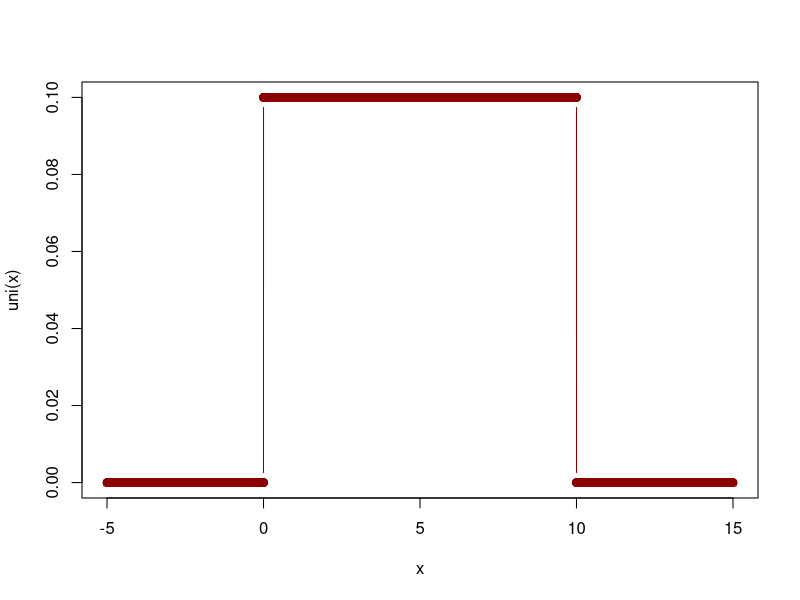
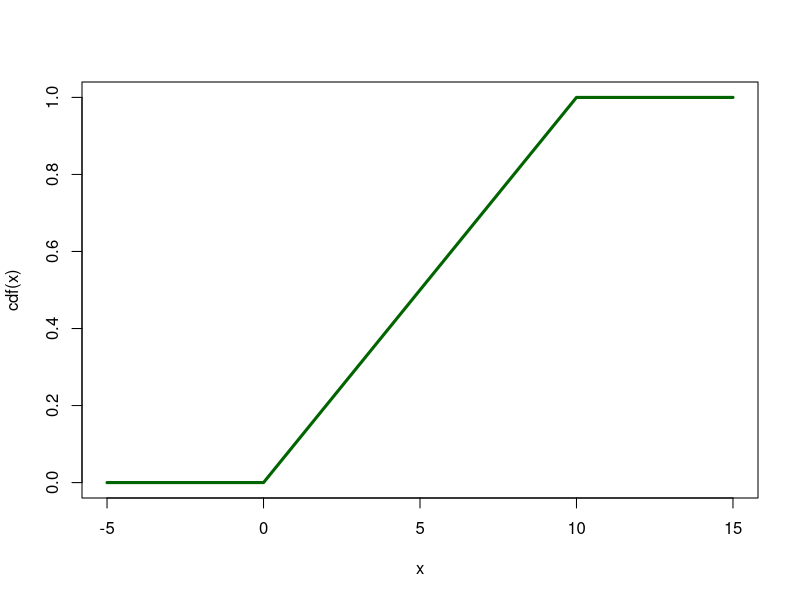
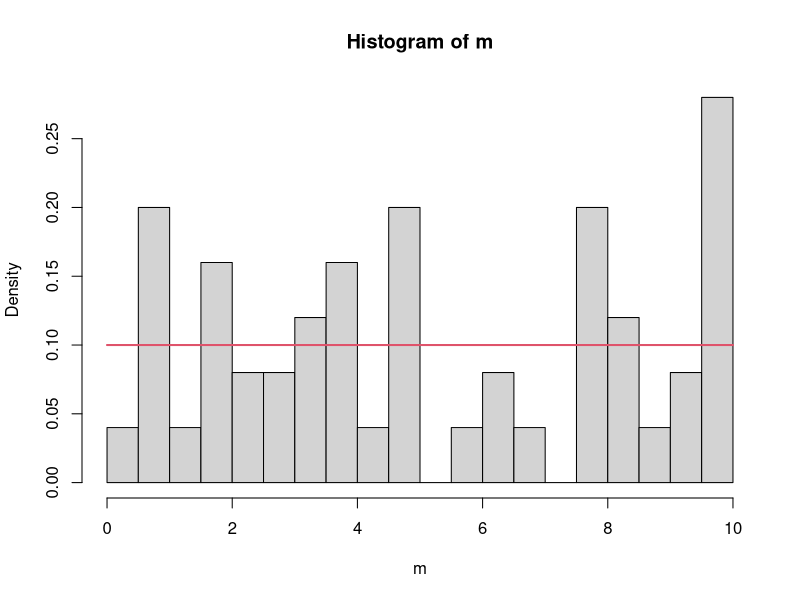
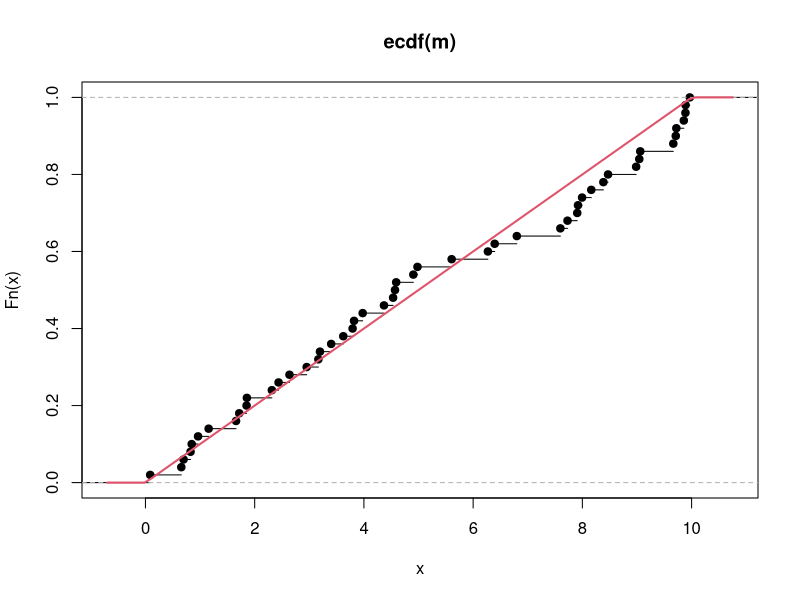
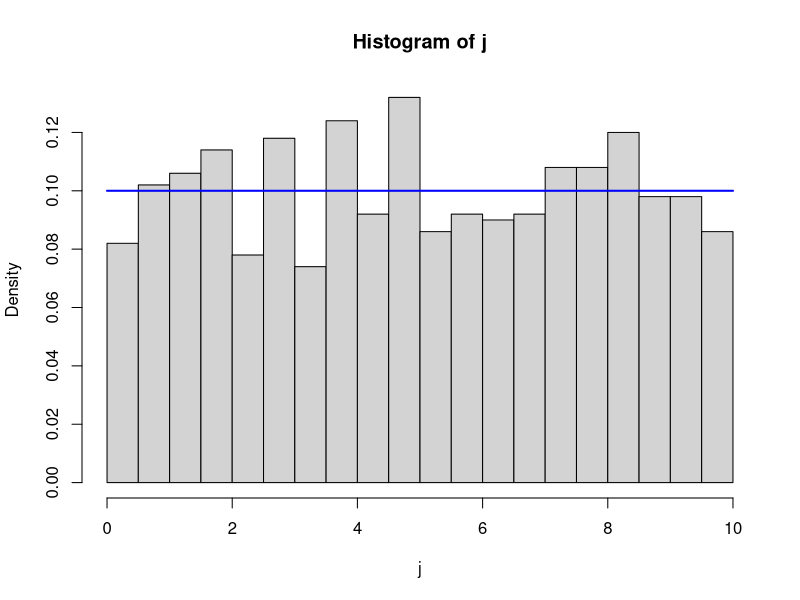
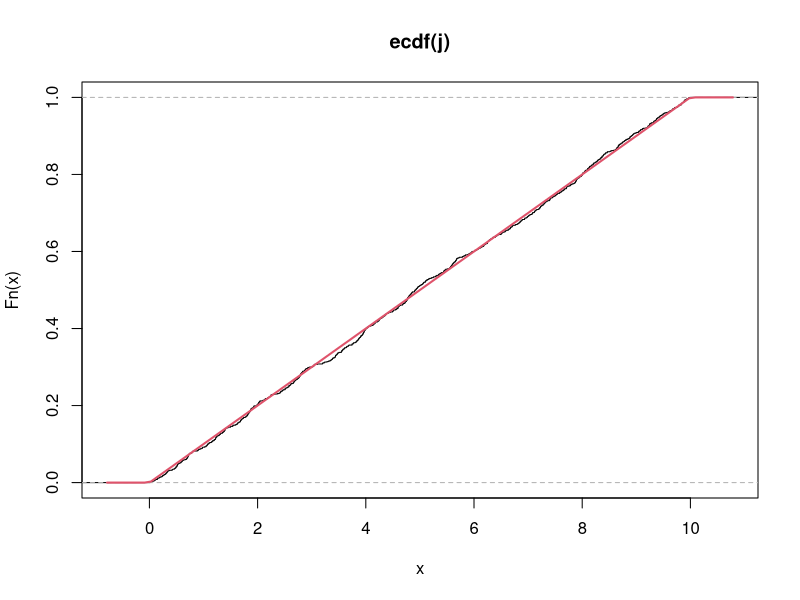
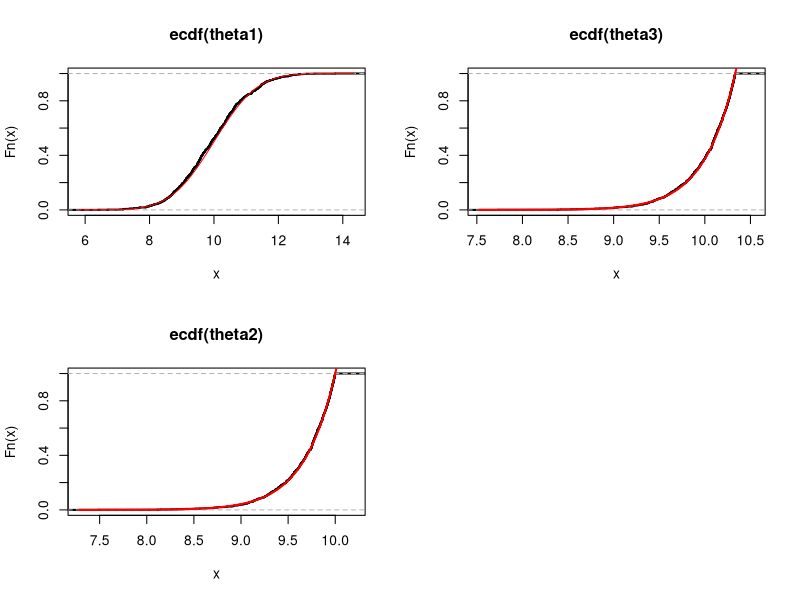

The R source for these figures, in order:
# Q (1b)
set.seed(7)
uni = function(x){dunif(x,0,10)}
x <- seq(-5,15,0.001)
x
plot(x, uni(x), typ = 'b', col = 'dark red')

# Q.1b

cdf = function(x){punif(x,0,10)}
plot(x,cdf(x),type='l', col = 'dark green', lwd = 3)


# Q.1c (i)

m = runif(50,0,10)
hist(m, probability = T, breaks = 20)
curve(dunif(x,0,10), col= 2, lwd=2, add=TRUE)

# Q.1c (ii)
plot(ecdf(m))
curve(punif(x,0,10), col= 2, lwd=2, add=TRUE)


# Q.1d 
j = runif(1000,0,10)
hist(j, probability = T, breaks = 15)
curve(dunif(x,0,10), col= 'blue', lwd=2, add=TRUE)

# Q.1d (ii)
plot(ecdf(j))
curve(punif(x,0,10), col= 2, lwd=2, add=TRUE)

# Q. 2d(i)

set.seed(7001)
#generic //my.samples = matrix(runif(n*r,min,max),r)
# r = Number of random samples; n = sample size; min = a and max = b for a uniform distribution.
n <- 30
r <- 1000
sample.space = matrix(runif(n*r,0,10),r)

theta1 = 2*(apply(sample.space,1,mean)) #compute the means of each row

# l = mean(sample.space[1,])
# l

theta2 = apply(sample.space,1,max) #Compute the max of each row

theta3 = ((n+1)/n)*(apply(sample.space,1,max)) #Compute the max of each row


# Q. 2d(ii)
set.seed(7001)

par(mfcol = c(2,2)) #2 rows by 2 col output space

plot(ecdf(theta1), lwd = 2)
curve(pnorm(x,10,1.054093), 
      add=TRUE,
      col="red")

plot(ecdf(theta2), lwd = 2)
curve((x^30)/(10^30), col="red", lwd=2, add=TRUE)

plot(ecdf(theta3), lwd = 2)
curve(((x^30)/(10^30))*((30/31)^30), col="red", lwd=2, add=TRUE)


# Q. 2d(iii)

bias1 = mean(theta1) - 10 #from bias  = E(theta) - theta, where theta = 10 in U(0,10)

var1 <- var(theta1) #Computes the variance of theta 1

MSE1 = var1 + (bias1^2)

bias2 = mean(theta2) - 10

var2 = var(theta2) #Compute the variance of theta 2

MSE2 = var2+(bias2^2)

bias3 = mean(theta3) - 10

var3 = var(theta3) #Compute the variance of each row

MSE3 = var3+(bias3^2)

MSE1 > MSE2 #i.e., MSE2 is less than MSE1

MSE1 > MSE3 #i.e., MSE3 is also less than MSE1

MSE2 > MSE3 #MSE3 is less than both MSE1 and MSE2

